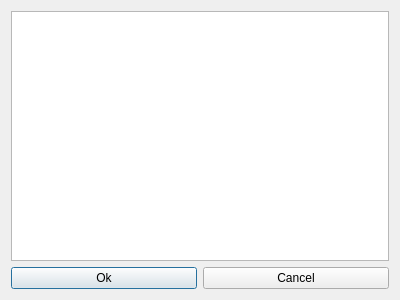
<?xml version="1.0" encoding="UTF-8"?>
<ui version="4.0">
 <class>OpenDialog</class>
 <widget class="QDialog" name="OpenDialog">
  <property name="geometry">
   <rect>
    <x>0</x>
    <y>0</y>
    <width>400</width>
    <height>300</height>
   </rect>
  </property>
  <property name="windowTitle">
   <string>Dialog</string>
  </property>
  <layout class="QVBoxLayout" name="verticalLayout">
   <item>
    <widget class="QListView" name="listView"/>
   </item>
   <item>
    <layout class="QHBoxLayout" name="horizontalLayout">
     <item>
      <widget class="QPushButton" name="pbOk">
       <property name="text">
        <string>Ok</string>
       </property>
      </widget>
     </item>
     <item>
      <widget class="QPushButton" name="pbCancel">
       <property name="text">
        <string>Cancel</string>
       </property>
      </widget>
     </item>
    </layout>
   </item>
  </layout>
 </widget>
 <resources/>
 <connections/>
</ui>
